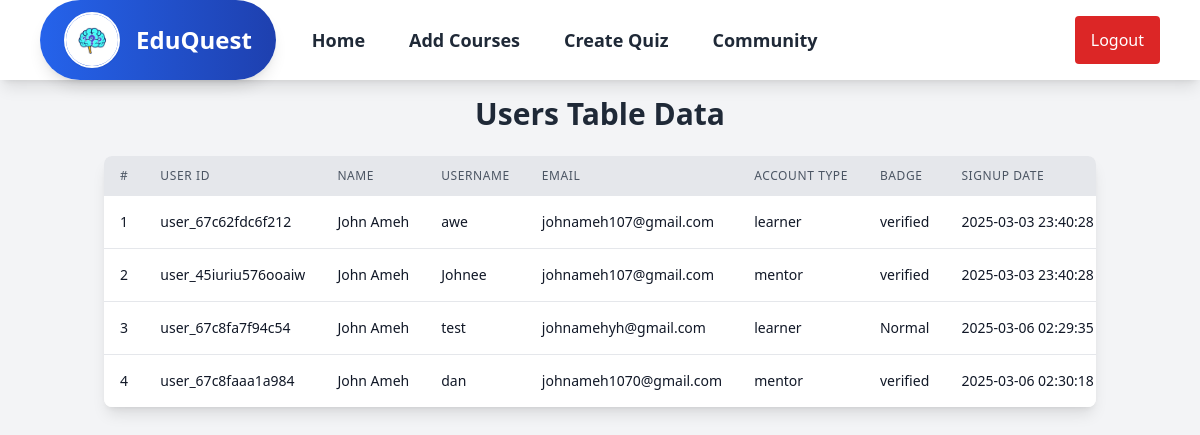
/admin/users.php, run on the app's committed database.
### tables this page shows
CREATE TABLE `users` (
  `id` int(100) NOT NULL,
  `user_id` varchar(30) NOT NULL,
  `username` varchar(30) NOT NULL,
  `name` varchar(50) NOT NULL,
  `email` varchar(50) NOT NULL,
  `password` varchar(255) NOT NULL,
  `bio` varchar(255) NOT NULL,
  `image_path` varchar(255) NOT NULL,
  `account_type` varchar(30) NOT NULL,
  `badge` varchar(255) NOT NULL,
  `score` int(11) NOT NULL DEFAULT 0,
  `level` int(11) DEFAULT 1,
  `completed_courses` text DEFAULT '[]',
  `fb` varchar(50) NOT NULL,
  `tw` varchar(50) NOT NULL,
  `yt` varchar(50) NOT NULL,
  `date` date DEFAULT NULL,
  `is_active` tinyint(1) DEFAULT 0,
  `signup_date` datetime DEFAULT current_timestamp()
);

### admin/users.php (the view, shortened to what this page needs)
<?php
include("./assets/header_admin.php");
$servername = "localhost";
$username = "root";
$password = "";
$dbname = "learning_app";
$conn = new mysqli($servername, $username, $password, $dbname);
$sql = "SELECT user_id, name, username, email, account_type, badge, signup_date FROM users WHERE account_type != 'admin'";
$result = $conn->query($sql);
?>
<!DOCTYPE html>
<html lang="en">
<head>
    <script src="https://cdn.tailwindcss.com"></script>
</head>
<body class="bg-gray-100 font-sans">
    <div class="container mx-auto p-4">
        <h1 class="text-3xl font-bold text-center mb-6 text-gray-800">Users Table Data</h1>
        <div class="bg-white shadow-lg rounded-lg overflow-hidden">
            <div class="overflow-x-auto overflow-y-auto">
                <table class="min-w-full">
                    <thead class="bg-gray-200">
                        <tr>
                            <th class="px-4 py-3 text-left text-xs font-medium text-gray-600 uppercase tracking-wider whitespace-nowrap">#</th>
                            <th class="px-4 py-3 text-left text-xs font-medium text-gray-600 uppercase tracking-wider whitespace-nowrap">User ID</th>
                            <th class="px-4 py-3 text-left text-xs font-medium text-gray-600 uppercase tracking-wider whitespace-nowrap">Name</th>
                            <th class="px-4 py-3 text-left text-xs font-medium text-gray-600 uppercase tracking-wider whitespace-nowrap">Username</th>
                            <th class="px-4 py-3 text-left text-xs font-medium text-gray-600 uppercase tracking-wider whitespace-nowrap">Email</th>
                            <th class="px-4 py-3 text-left text-xs font-medium text-gray-600 uppercase tracking-wider whitespace-nowrap">Account Type</th>
                            <th class="px-4 py-3 text-left text-xs font-medium text-gray-600 uppercase tracking-wider whitespace-nowrap">Badge</th>
                            <th class="px-4 py-3 text-left text-xs font-medium text-gray-600 uppercase tracking-wider whitespace-nowrap">Signup Date</th>
                        </tr>
                    </thead>
                    <tbody class="bg-white divide-y divide-gray-200">
                        <?php
                        if ($result->num_rows > 0) {
                            $counter = 1;
                            while ($row = $result->fetch_assoc()) {
                                echo "<tr class='hover:bg-gray-50 transition-colors'>";
                                echo "<td class='px-4 py-3 text-sm text-gray-900 whitespace-nowrap'>$counter</td>";
                                echo "<td class='px-4 py-3 text-sm text-gray-900 whitespace-nowrap'>" . htmlspecialchars($row['user_id']) . "</td>";
                                echo "<td class='px-4 py-3 text-sm text-gray-900 whitespace-nowrap'>" . htmlspecialchars($row['name']) . "</td>";
                                echo "<td class='px-4 py-3 text-sm text-gray-900 whitespace-nowrap'>" . htmlspecialchars($row['username']) . "</td>";
                                echo "<td class='px-4 py-3 text-sm text-gray-900 whitespace-nowrap'>" . htmlspecialchars($row['email']) . "</td>";
                                echo "<td class='px-4 py-3 text-sm text-gray-900 whitespace-nowrap'>" . htmlspecialchars($row['account_type']) . "</td>";
                                echo "<td class='px-4 py-3 text-sm text-gray-900 whitespace-nowrap'>" . htmlspecialchars($row['badge']) . "</td>";
                                echo "<td class='px-4 py-3 text-sm text-gray-900 whitespace-nowrap'>" . htmlspecialchars($row['signup_date']) . "</td>";
                                echo "</tr>";
                                $counter++;
                            }
                        } else {
                            echo "<tr><td colspan='9' class='px-4 py-3 text-sm text-gray-900 text-center'>No data found in the users table.</td></tr>";
                        }
                        ?>
                    </tbody>
                </table>
            </div>
        </div>
    </div>
</body>
</html>

### admin/assets/header_admin.php (shortened to what this page needs)
<!DOCTYPE html>
<html lang="en">
<head>
    <script src="https://cdn.tailwindcss.com"></script>
    <link href="https://cdnjs.cloudflare.com/ajax/libs/font-awesome/5.15.3/css/all.min.css" rel="stylesheet" />
</head>
<body>
    <nav id="content" class="hidden bg-white shadow-lg">
        <div class="max-w-6xl mx-auto px-4">
            <div class="flex justify-between">
                <div class="flex space-x-4">
                    <div class="flex items-center justify-center">
                        <span class="flex items-center mx-auto py-3 px-6 rounded-full shadow-lg bg-gradient-to-r from-blue-600 to-blue-800">
                            <img
                                alt="EduQuest Logo"
                                class="w-14 h-14 rounded-full border-2 border-white shadow-sm"
                                src="../img/brain.jpg" />
                            <span class="ml-4 text-2xl font-bold text-white">
                                EduQuest
                            </span>
                        </span>
                    </div>
                    <div class="hidden lg:flex items-center space-x-1">
                        <a class="py-4 px-5 text-gray-800 hover:text-blue-600 transition-all duration-300 ease-in-out font-semibold text-lg" href="./home.php">
                            Home
                        </a>
                        <a href="./post_courses.php" class="py-4 px-5 text-gray-800 hover:text-blue-600 focus:outline-none font-semibold text-lg flex items-center space-x-2 transition-all duration-300 ease-in-out">Add Courses</a>
                        <a href="./admin.php" class="py-4 px-5 text-gray-800 hover:text-blue-600 focus:outline-none font-semibold text-lg flex items-center space-x-2 transition-all duration-300 ease-in-out cursor-pointer">
                            Create Quiz
                        </a>
                        <a class="py-4 px-5 text-gray-800 hover:text-blue-600 transition-all duration-300 ease-in-out font-semibold text-lg" href="../forum/index.php">
                            Community
                        </a>
                    </div>
                </div>
                <div class="lg:flex items-center space-x-1 hidden">
                    <a class="py-3 px-4 bg-red-600 text-white rounded hover:bg-red-500" href="../logout.php">
                        Logout
                    </a>
                </div>
            </div>
        </div>
    </nav>
</body>
</html>

### data on the page
users: user "user_67c62fdc6f212", name "John Ameh", username "awe", email "johnameh107@gmail.com", account_type "learner", badge "verified", signup_date "2025-03-03 23:40:28"
users: user "user_45iuriu576ooaiw", name "John Ameh", username "Johnee", email "johnameh107@gmail.com", account_type "mentor", badge "verified", signup_date "2025-03-03 23:40:28"
users: user "user_67c8fa7f94c54", name "John Ameh", username "test", email "johnamehyh@gmail.com", account_type "learner", badge "Normal", signup_date "2025-03-06 02:29:35"
users: user "user_67c8faaa1a984", name "John Ameh", username "dan", email "johnameh1070@gmail.com", account_type "mentor", badge "verified", signup_date "2025-03-06 02:30:18"
